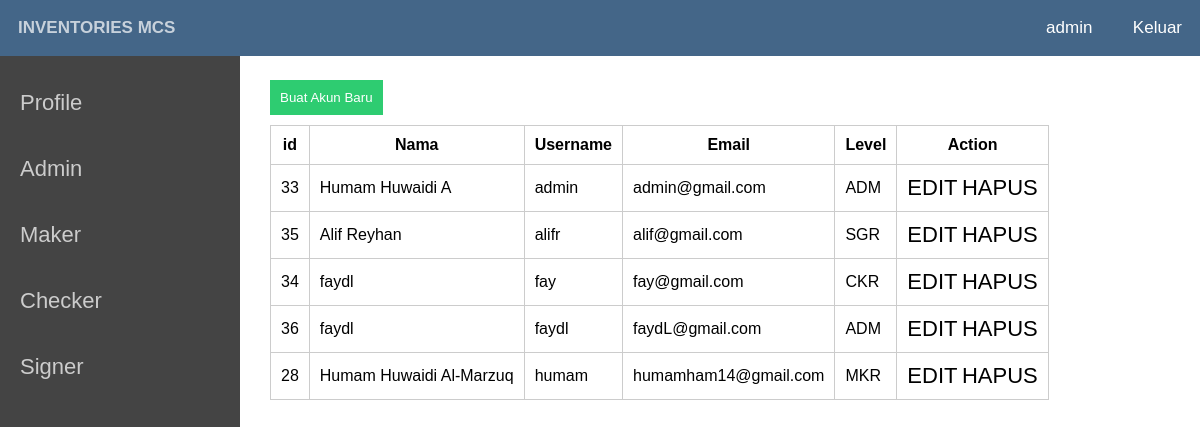
/user.php (signed in), run on the app's committed database.
### tables this page shows
CREATE TABLE `user` (
  `id` int(11) NOT NULL,
  `nama` varchar(50) NOT NULL,
  `username` varchar(50) NOT NULL,
  `password` varchar(200) NOT NULL,
  `email` varchar(100) NOT NULL,
  `level` varchar(50) NOT NULL
);

### user.php (the view, shortened to what this page needs)
<?php
include 'db.php';
?>
<html>
	<head>
	</head>
	<link rel="stylesheet" type="text/css" href="asset/style.css">
	<body>
		<nav>
			<ul class="kiri">
			<li><a href="">Inventories MCS</a></li>
			</ul>
			<ul class="kanan">
			<li><a href="profile.php"><?php echo $_SESSION['username']; ?></a>
				<a href="logut.php"> Keluar </a></li>
			</ul>
		</nav>
		<div class="sidebar">
			<ul>
			<li><a href="profile.php">Profile</a></li>
			<li><a href="user.php">Admin</a></li>
			<li><a href="admin_maker.php">Maker</a></li>
			<li><a href="admin_checker.php">Checker</a></li>
			<li><a href="admin_signer.php">Signer</a></li>
			</ul>
		</div>
<div class="main">
	<div class="isimain">
		<table>
		<a href="tambah.php"><input type="submit" value="Buat Akun Baru"></a>
			<tr>
				<th>id</th>
				<th>Nama</th>
				<th>Username</th>
				<th>Email</th>
				<th>Level</th>
				<th>Action</th>
			</tr>
			<?php
						$query = mysqli_query($connect, "SELECT * FROM user ORDER BY username ASC");
						while($row = mysqli_fetch_array($query)){
					?>
							<tr>
								<td><?php echo $row['id']; ?></td>
					 			<td><?php echo $row['nama']; ?></td>
					 			<td><?php echo $row['username']; ?></td>
					 			<td><?php echo $row['email']; ?></td>
								<td><?php echo $row['level']; ?></td>
					 			<td><a href="edit_user.php?id=<?php echo $row['id'];?>">EDIT</a>
								<a href="hapus_user.php?id=<?php echo $row['id'];?>">HAPUS</a></td>
					 		</tr>
						<?php
						}
					 ?>
		</table>
	</div>
</div>
	</body>
</html>

### asset/style.css (style rules this page uses)
* { margin:0;padding:0;font-family:arial }
nav { width: 100%; background: #468; position: fixed; z-index: 999; }
.kiri { float:left; width: 500px; }
.kiri a { font-weight:bold }
.kanan { float:right }
nav .kanan li { list-style:none;display:inline }
nav ul li a { font-size:17px; }
nav .kanan li a { display:inline-block;padding:18px;color:#fff; }
nav .kiri li a { display:inline-block;padding:18px;color:#fff;text-transform:uppercase }
a { text-decoration:none }
.sidebar { width:20%;background:#444;position:fixed;height:100%;padding-top:70px;overflow:hidden;float:left }
.sidebar ul li { list-style:none; }
.sidebar ul li a { padding:20px;width:100%;color:#ccc;display:block;transition:0.4s }
.main { float:right;width:80%; }
.isimain { padding:70px 30px 30px 30px; }
input[type=submit] { margin:10px 0 10px 0;outline:0;background:#2ecc71;color:#fff;border:0;padding:10px;cursor:pointer }
a { text-decoration: none; font-size: 22px; color: black; }

### user.php (style rules this page uses)
td,th { border:1px solid #ccc;padding:10px; }
table { border-collapse:collapse; }

### data on the page
user: id "33", nama "Humam Huwaidi A", username "admin", email "admin@gmail.com", level "ADM"
user: id "35", nama "Alif Reyhan", username "alifr", email "alif@gmail.com", level "SGR"
user: id "34", nama "faydl", username "fay", email "fay@gmail.com", level "CKR"
user: id "36", nama "faydl", username "faydl", email "faydL@gmail.com", level "ADM"
user: id "28", nama "Humam Huwaidi Al-Marzuq", username "humam", email "humamham14@gmail.com", level "MKR"

### other printed values
$_SESSION['username'] "admin"
